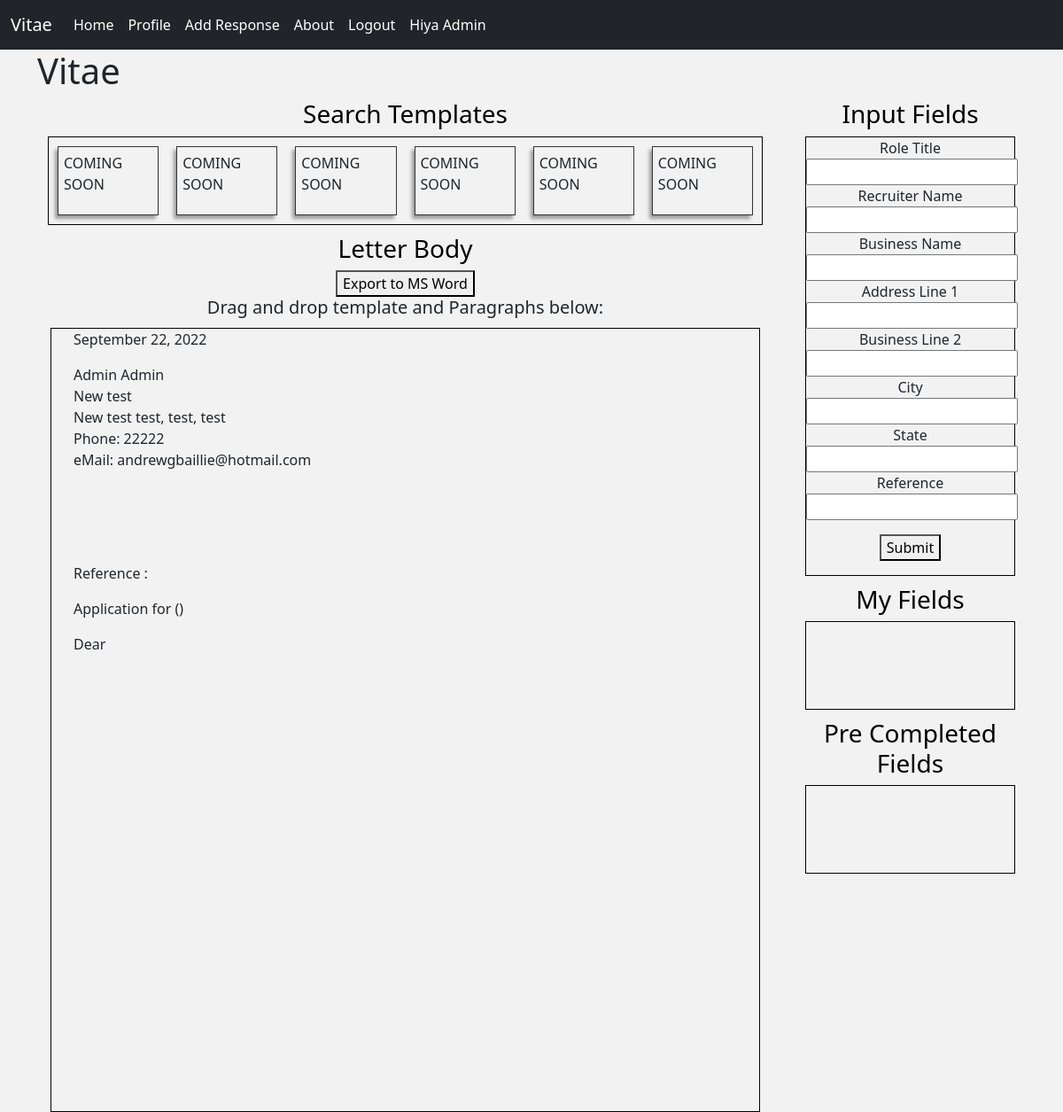
The app's page / (signed in) with its own data.
### authenticate/models.py (models this page shows, shortened)
class User(AbstractUser):
    address_1 = models.CharField(max_length=256)
    address_2 = models.CharField(max_length=256, blank=True)
    suburb = models.CharField(max_length=100)
    postcode = models.CharField(max_length=10)
    state = models.CharField(max_length=100)
    country = models.CharField(max_length=100)
    phone = models.CharField(max_length=20)
    class Meta:
        verbose_name = 'User'
        verbose_name_plural = 'Users'

### authenticate/views.py (the view)
# urls.py: path('', views.home, name='home'),
def home(request):
    contents = None
    if request.user.is_authenticated:
        contents = Response.objects.filter(user=request.user)
    return render(request, 'authenticate/home.html', context = {
        'contents': contents
        })

### authenticate/templates/authenticate/home.html (shortened to what this page needs)
{% extends 'authenticate/base.html' %}
{% load static %}
{% block css %}
<link rel="stylesheet" type="text/css" href="{% static 'authenticate/style.css' %}">
{% endblock css %}
{% block content %}
<h1 class="ml-5 pl-5">Vitae</h1>
<div class="row">
    <div class="col-sm-9">
        <div class="container-fluid">
            <h3 class="text-center">Search Templates</h3>
            <div class="row">
                <div class="col">
                    <div class="draggable-item-container" style="display: flex" ondrop="drop(event)"
                        ondragover="allowDrop(event)">
                        <p id="p1" class="draggable" draggable="false" ondragstart="drag(event)">
                            COMING SOON
                        </p>
                        <p id="p2" class="draggable" draggable="false" ondragstart="drag(event)">
                            COMING SOON
                        </p>
                        <p id="p3" class="draggable" draggable="false" ondragstart="drag(event)">
                            COMING SOON
                        </p>
                        <p id="p2" class="draggable" draggable="false" ondragstart="drag(event)">
                            COMING SOON
                        </p>
                        <p id="p3" class="draggable" draggable="false" ondragstart="drag(event)">
                            COMING SOON
                        </p>
                        <p id="p3" class="draggable" draggable="false" ondragstart="drag(event)">
                            COMING SOON
                        </p>
                    </div>
                </div>
            </div>
        </div>
        <div class="container-fluid h-100">
            <div class="flex text-center">
                <h3 class="text-center">Letter Body</h3>
                <button onclick="Export2Doc('letterbody','Cover Letter');">Export to MS Word</button>
            </div>
            <h5>
                <center>Drag and drop template and Paragraphs below:</center>
            </h5>
            <div class="row h-100">
                <div class="col h-100">
                    <div id="letterbody" class="draggable-item-container h-100" ondrop="drop(event)"
                        ondragover="allowDrop(event)">
                        <div>
                            {% if user.is_authenticated %}
                            <p id="datepiker"></p>
                            {{ user.first_name }} {{ user.last_name}}</br>
                            {{ user.address_1}}</br>
                            {{ user.address_2}}
                            {{ user.suburb}}, {{ user.state}}, {{ user.country}}</br>
                            Phone: {{ user.phone}}</br>
                            eMail: {{ user.email}}</p>
                            <p> <br>
                             <br>
                             <br>
                             </p>
                            <p>Reference : </p>
                            <p>Application for  ()</p>
                            Dear <br />
                            {% endif %}
                        </div>
                    </div>
                </div>
            </div>
        </div>
    </div>
    <div class="col-sm-3">
        <div class="container-fluid">
            <h3 class="text-center">Input Fields</h3>
            <div class="row">
                <div class="col">
                    <div class="draggable-item-container" ondrop="drop(event)" ondragover="allowDrop(event)">
                        <form onsubmit="return false" class="text-center">
                            <label>Role Title</label></br>
                            <input type="text" id="RecRole" name="role_title"></br>
                            <label> Recruiter Name</label></br>
                            <input type="text" id="RecName" name="recruiter_name"></br>
                            <label> Business Name</label></br>
                            <input type="text" id="BusName" name="business_name"></br>
                            <label> Address Line 1</label></br>
                            <input type="text" id="BusAddress1" name="business_address1"></br>
                            <label> Business Line 2</label></br>
                            <input type="text" id="BusAddress2" name="business_address2"></br>
                            <label> City</label></br>
                            <input type="text" id="BusCity" name="business_city"></br>
                            <label> State</label></br>
                            <input type="text" id="BusState" name="business_state"></br>
                            <label> Reference</label></br>
                            <input type="text" id="RefIn" name="reference"></br>
                            <button id="infos" class="mt-3">Submit</button>
                        </form>
                    </div>
                </div>
            </div>
        </div>
        <div class="container-fluid">
            <h3 class="text-center">My Fields</h2>
            <div class="row">
                <div class="col">
                    <div class="draggable-item-container" style="display: flex; flex-direction: column"
                        ondrop="drop(event)" ondragover="allowDrop(event)">
                    </div>
                </div>
            </div>
        </div>
        <div class="container-fluid">
            <h3 class="text-center">Pre Completed Fields</h2>
            <div class="row">
                <div class="col">
                    <div class="draggable-item-container" style="display: flex; flex-direction: column"
                        ondrop="drop(event)" ondragover="allowDrop(event)">
                    </div>
                </div>
            </div>
        </div>
    </div>
</div>
{% endblock content %}

### authenticate/templates/authenticate/base.html (shortened to what this page needs)
{% load static %}
<!doctype html>
<html lang="en">
<head>
    <link href="https://cdn.jsdelivr.net/npm/bootstrap@5.2.0-beta1/dist/css/bootstrap.min.css" rel="stylesheet"
>
    <link rel="stylesheet" type="text/css" href="{% static 'authenticate/stylehome.css' %}">
    {% block css %}{% endblock css %}
</head>
<body>
<nav class="navbar navbar-expand-lg navbar-dark bg-dark">
    <div class="container-fluid">
        <a class="navbar-brand" href="{% url 'home' %}">Vitae</a>
        <div class="collapse navbar-collapse" id="navbarSupportedContent">
            <ul class="navbar-nav ml-auto">
                {% if user.is_authenticated %}
                    <li class="nav-item">
                        <a class="nav-link active" href="{% url 'home' %}">Home</a>
                    </li>
                    <li class="nav-item">
                        <a class="nav-link active" href="{% url 'profile' %}">Profile</a>
                    </li>
                    <li class="nav-item">
                        <a class="nav-link active" href="{% url 'response' %}">Add Response</a>
                    </li>
                    <li class="nav-item">
                        <a class="nav-link active" href="{% url 'about' %}">About</a>
                    </li>
                    <li class="nav-item">
                        <a class="nav-link active" href="{% url 'logout' %}">Logout</a>
                    </li>
                    <li class="nav-item">
                        <a class="nav-link active ml-5">Hiya {{ user.first_name }} </a>
                    </li>
                {% endif %}
            </ul>
        </div>
    </div>
</nav>
<div class="container">
    {% block content %}
    {% endblock content %}
</div>
</body>
</html>

### authenticate/static/authenticate/stylehome.css (style rules this page uses)
body { background-color: #f2f2f2; }

### authenticate/static/authenticate/style.css (style rules this page uses)
h3 { color: black; }
#letterbody { height: 620px; margin: 3px; padding-left: 25px; padding-right: 25px; }
.draggable { display: flex; height: auto; cursor: move; border: 1px solid #333; margin: 6px; padding: 6px; overflow: hidden; overflow-y: scroll; box-shadow: -3px 4px 4px rgba(0, 0, 0, 0.37); }

### authenticate/templates/authenticate/home.html (style rules this page uses)
.draggable-item-container { min-height: 100px; border: 1px solid black; margin-bottom: 10px; }
.draggable { margin: 10px; }

### records on screen
User: first_name "Admin", last_name "Admin", address_1 "New test", address_2 "New test", suburb "test", state "test", country "test", phone "22222", email "andrewgbaillie@hotmail.com"
